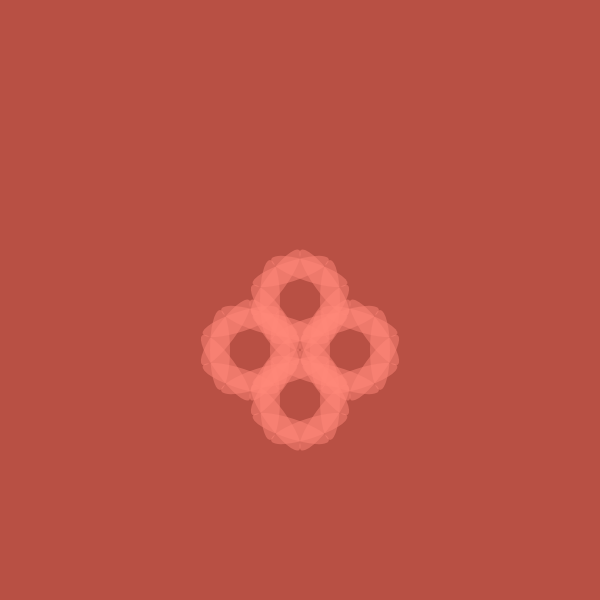
Frame 1 (no input)
Frame 60 (no input): identical to frame 1, image omitted
Frame 120 (the mouse pressed at the canvas centre since frame 60): identical to frame 1, image omitted

The p5.js sketch that drew this single still picture (run headless with seeded random() and noise() and a simulated clock; from frame 60 on, the mouse is pressed at the canvas centre):

// p5.js sketch
// ── sketch.js
function setup() {
  createCanvas(600, 600);
  background(184, 80, 68);
  spin(width / 2, height / 2);
  //spin(0, 0);
  spin(50, 50);
  spin(-50, 50);
  spin(-50, -50);

}

function draw() {}

function spin(middleX, middleY) {
  // Set colors
  //push();
  fill(255, 134, 120, 127);
  noStroke();


  // A design for a simple flower
  translate(middleX, middleY);

  for (var i = 0; i < 10; i++) {
    ellipse(30, 0, 20, 80);
    rotate(PI / 5);
  }
  //pop();
}
